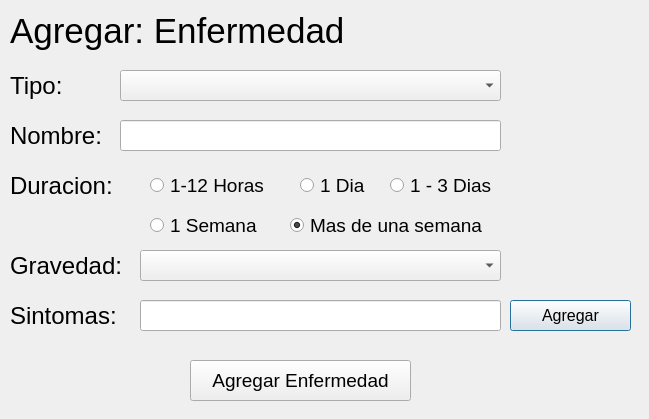
<?xml version="1.0" encoding="UTF-8"?>
<ui version="4.0">
 <class>AddDisease</class>
 <widget class="QDialog" name="AddDisease">
  <property name="geometry">
   <rect>
    <x>0</x>
    <y>0</y>
    <width>649</width>
    <height>419</height>
   </rect>
  </property>
  <property name="windowTitle">
   <string>Agregar Enfermedad</string>
  </property>
  <widget class="QLabel" name="label_2">
   <property name="geometry">
    <rect>
     <x>10</x>
     <y>70</y>
     <width>61</width>
     <height>31</height>
    </rect>
   </property>
   <property name="font">
    <font>
     <pointsize>18</pointsize>
    </font>
   </property>
   <property name="text">
    <string>Tipo:</string>
   </property>
  </widget>
  <widget class="QLabel" name="label_3">
   <property name="geometry">
    <rect>
     <x>10</x>
     <y>120</y>
     <width>111</width>
     <height>31</height>
    </rect>
   </property>
   <property name="font">
    <font>
     <pointsize>18</pointsize>
    </font>
   </property>
   <property name="text">
    <string>Nombre:</string>
   </property>
  </widget>
  <widget class="QLabel" name="label_4">
   <property name="geometry">
    <rect>
     <x>10</x>
     <y>170</y>
     <width>131</width>
     <height>31</height>
    </rect>
   </property>
   <property name="font">
    <font>
     <pointsize>18</pointsize>
    </font>
   </property>
   <property name="text">
    <string>Duracion:</string>
   </property>
  </widget>
  <widget class="QLabel" name="label_5">
   <property name="geometry">
    <rect>
     <x>10</x>
     <y>250</y>
     <width>131</width>
     <height>31</height>
    </rect>
   </property>
   <property name="font">
    <font>
     <pointsize>18</pointsize>
    </font>
   </property>
   <property name="text">
    <string>Gravedad:</string>
   </property>
  </widget>
  <widget class="QLabel" name="label_6">
   <property name="geometry">
    <rect>
     <x>10</x>
     <y>300</y>
     <width>121</width>
     <height>31</height>
    </rect>
   </property>
   <property name="font">
    <font>
     <pointsize>18</pointsize>
    </font>
   </property>
   <property name="text">
    <string>Sintomas:</string>
   </property>
  </widget>
  <widget class="QLabel" name="label">
   <property name="geometry">
    <rect>
     <x>10</x>
     <y>10</y>
     <width>381</width>
     <height>41</height>
    </rect>
   </property>
   <property name="font">
    <font>
     <pointsize>26</pointsize>
    </font>
   </property>
   <property name="text">
    <string>Agregar: Enfermedad</string>
   </property>
  </widget>
  <widget class="QComboBox" name="EnfTipo">
   <property name="geometry">
    <rect>
     <x>120</x>
     <y>70</y>
     <width>381</width>
     <height>31</height>
    </rect>
   </property>
  </widget>
  <widget class="QLineEdit" name="EnfNombre">
   <property name="geometry">
    <rect>
     <x>120</x>
     <y>120</y>
     <width>381</width>
     <height>31</height>
    </rect>
   </property>
   <property name="font">
    <font>
     <pointsize>14</pointsize>
    </font>
   </property>
  </widget>
  <widget class="QRadioButton" name="RBHoras">
   <property name="geometry">
    <rect>
     <x>150</x>
     <y>170</y>
     <width>141</width>
     <height>31</height>
    </rect>
   </property>
   <property name="font">
    <font>
     <pointsize>14</pointsize>
    </font>
   </property>
   <property name="text">
    <string>1-12 Horas</string>
   </property>
   <property name="checked">
    <bool>false</bool>
   </property>
   <attribute name="buttonGroup">
    <string notr="true">Duracion</string>
   </attribute>
  </widget>
  <widget class="QRadioButton" name="RBDia">
   <property name="geometry">
    <rect>
     <x>300</x>
     <y>170</y>
     <width>71</width>
     <height>31</height>
    </rect>
   </property>
   <property name="font">
    <font>
     <pointsize>14</pointsize>
    </font>
   </property>
   <property name="text">
    <string>1 Dia</string>
   </property>
   <property name="checked">
    <bool>false</bool>
   </property>
   <attribute name="buttonGroup">
    <string notr="true">Duracion</string>
   </attribute>
  </widget>
  <widget class="QRadioButton" name="RBDias">
   <property name="geometry">
    <rect>
     <x>390</x>
     <y>170</y>
     <width>121</width>
     <height>31</height>
    </rect>
   </property>
   <property name="font">
    <font>
     <pointsize>14</pointsize>
    </font>
   </property>
   <property name="text">
    <string>1 - 3 Dias</string>
   </property>
   <property name="checked">
    <bool>false</bool>
   </property>
   <attribute name="buttonGroup">
    <string notr="true">Duracion</string>
   </attribute>
  </widget>
  <widget class="QRadioButton" name="RBSemana">
   <property name="geometry">
    <rect>
     <x>150</x>
     <y>210</y>
     <width>121</width>
     <height>31</height>
    </rect>
   </property>
   <property name="font">
    <font>
     <pointsize>14</pointsize>
    </font>
   </property>
   <property name="text">
    <string>1 Semana</string>
   </property>
   <property name="checked">
    <bool>false</bool>
   </property>
   <attribute name="buttonGroup">
    <string notr="true">Duracion</string>
   </attribute>
  </widget>
  <widget class="QRadioButton" name="RBMas">
   <property name="geometry">
    <rect>
     <x>290</x>
     <y>210</y>
     <width>221</width>
     <height>31</height>
    </rect>
   </property>
   <property name="font">
    <font>
     <pointsize>14</pointsize>
    </font>
   </property>
   <property name="text">
    <string>Mas de una semana</string>
   </property>
   <property name="checked">
    <bool>true</bool>
   </property>
   <attribute name="buttonGroup">
    <string notr="true">Duracion</string>
   </attribute>
  </widget>
  <widget class="QComboBox" name="EnfGravedad">
   <property name="geometry">
    <rect>
     <x>140</x>
     <y>250</y>
     <width>361</width>
     <height>31</height>
    </rect>
   </property>
  </widget>
  <widget class="QLineEdit" name="EnfSintomas">
   <property name="geometry">
    <rect>
     <x>140</x>
     <y>300</y>
     <width>361</width>
     <height>31</height>
    </rect>
   </property>
   <property name="font">
    <font>
     <pointsize>14</pointsize>
    </font>
   </property>
  </widget>
  <widget class="QPushButton" name="pushButton">
   <property name="geometry">
    <rect>
     <x>510</x>
     <y>300</y>
     <width>121</width>
     <height>31</height>
    </rect>
   </property>
   <property name="font">
    <font>
     <pointsize>12</pointsize>
    </font>
   </property>
   <property name="text">
    <string>Agregar</string>
   </property>
  </widget>
  <widget class="QPushButton" name="AddEnf">
   <property name="geometry">
    <rect>
     <x>190</x>
     <y>360</y>
     <width>221</width>
     <height>41</height>
    </rect>
   </property>
   <property name="font">
    <font>
     <pointsize>14</pointsize>
    </font>
   </property>
   <property name="text">
    <string>Agregar Enfermedad</string>
   </property>
  </widget>
 </widget>
 <resources/>
 <connections/>
 <buttongroups>
  <buttongroup name="Duracion"/>
 </buttongroups>
</ui>
